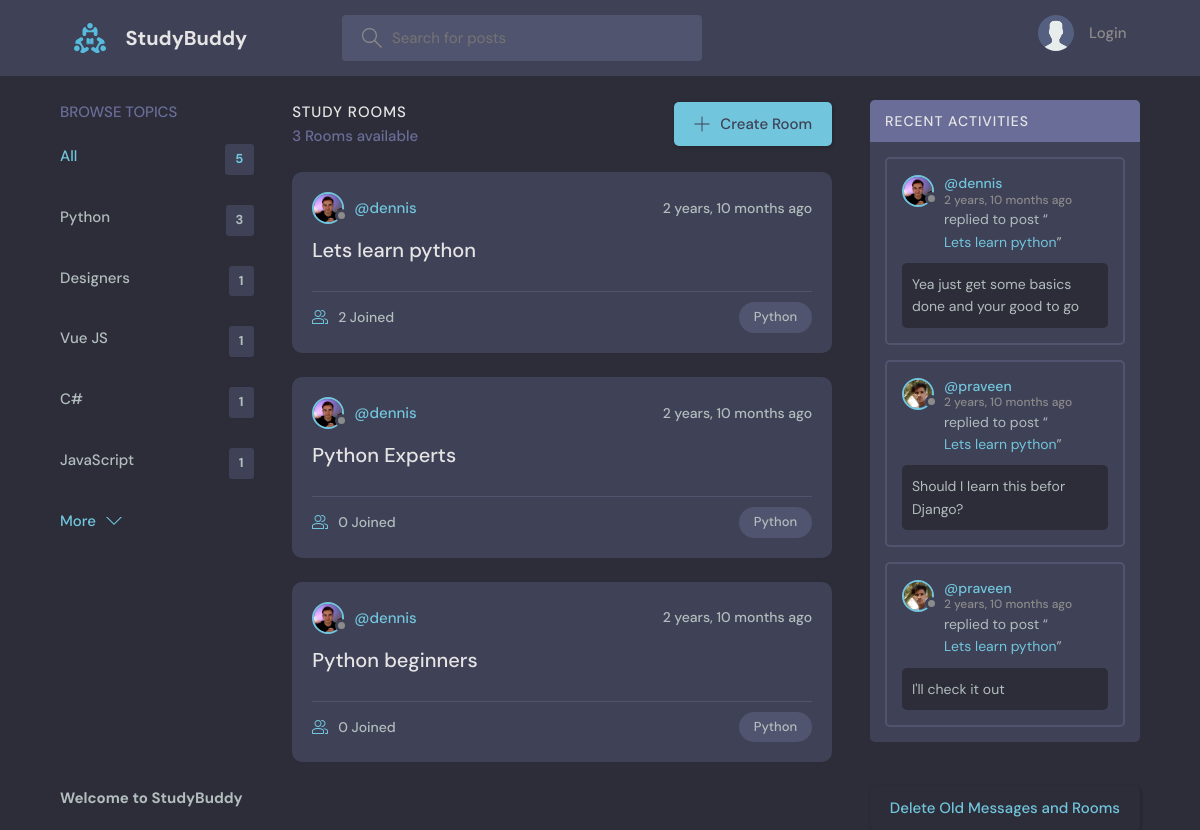
/?q=Python, run on an earlier commit of the app's database.
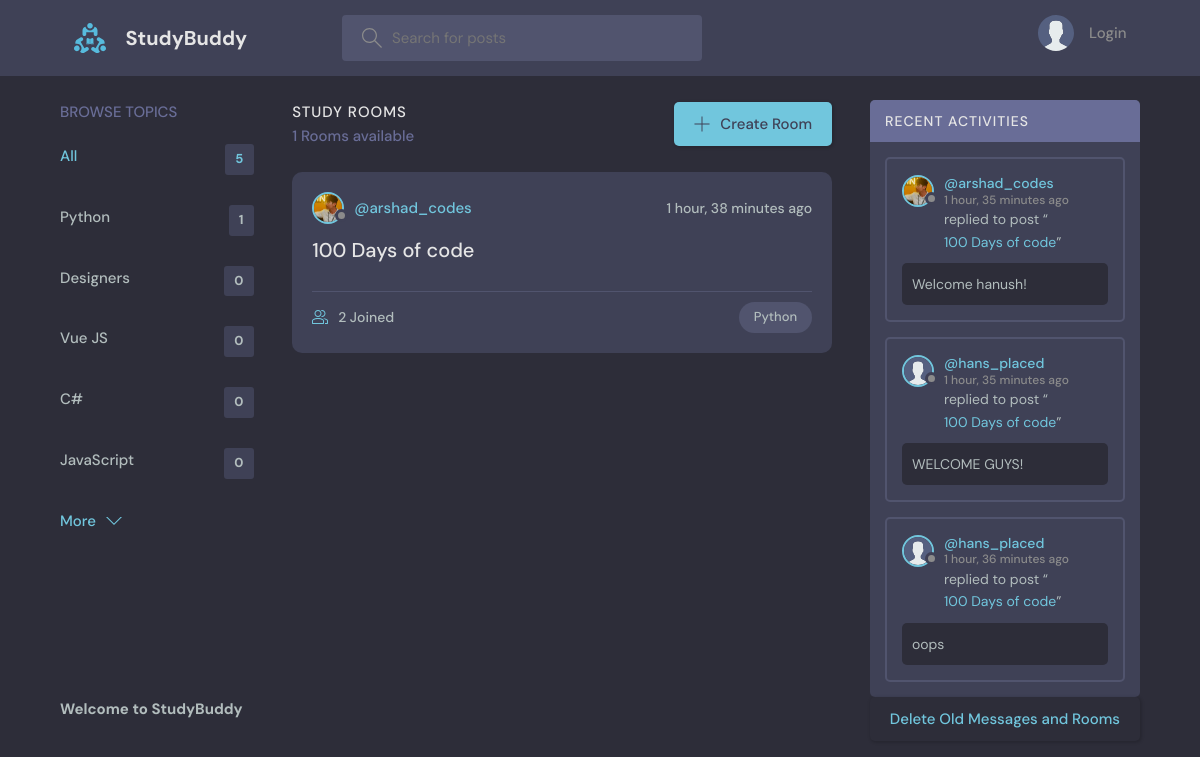
And on a later commit of the database.
### base/models.py (models this page shows, shortened)
class Topic(models.Model):
    name = models.CharField(max_length=200)

class Room(models.Model):
    host = models.ForeignKey(User, on_delete=models.SET_NULL, null=True)
    topic = models.ForeignKey(Topic, on_delete=models.SET_NULL, null=True)
    name = models.CharField(max_length=200)
    description = models.TextField(null=True, blank=True)
    participants = models.ManyToManyField(
        User, related_name='participants', blank=True)
    updated = models.DateTimeField(auto_now=True)
    created = models.DateTimeField(auto_now_add=True)
    class Meta:
        ordering = ['-updated', '-created']
    def __str__(self):
        return self.name

class User(AbstractUser):
    name = models.CharField(max_length=200, null=True)
    email = models.EmailField(unique=True, null=True)
    bio = models.TextField(null=True)
    avatar = models.ImageField(null=True, default="avatar.svg")
    USERNAME_FIELD = 'email'
    REQUIRED_FIELDS = []

class Message(models.Model):
    user = models.ForeignKey(User, on_delete=models.CASCADE)
    room = models.ForeignKey(Room, on_delete=models.CASCADE)
    body = models.TextField()
    updated = models.DateTimeField(auto_now=True)
    created = models.DateTimeField(auto_now_add=True)
    class Meta:
        ordering = ['-updated', '-created']

### base/views.py (the view)
# urls.py: path('', views.home, name="home"),
def home(request):
    q = request.GET.get('q') if request.GET.get('q') != None else ''
    rooms = Room.objects.filter(
        Q(topic__name__icontains=q) |
        Q(name__icontains=q) |
        Q(description__icontains=q)
    )
    topics = Topic.objects.all()[0:5]
    room_count = rooms.count()
    room_messages = Message.objects.filter(
        Q(room__topic__name__icontains=q))[0:3]
    context = {'rooms': rooms, 'topics': topics,
               'room_count': room_count, 'room_messages': room_messages}
    return render(request, 'base/home.html', context)

### base/templates/base/home.html (shortened to what this page needs)
{% extends 'main.html' %}
{% block content %}
<main class="layout layout--3">
  <div class="container">
    {% include 'base/topics_component.html' %}
    <div class="roomList">
      <div class="roomList__header">
        <div>
          <h2>Study Rooms</h2>
          <p>{{room_count}} Rooms available</p>
        </div>
        <a class="btn btn--main" href="{% url 'create-room' %}">
          <svg version="1.1" xmlns="http://www.w3.org/2000/svg" width="32" height="32" viewBox="0 0 32 32">
            <title>add</title>
            <path
              d="M16.943 0.943h-1.885v14.115h-14.115v1.885h14.115v14.115h1.885v-14.115h14.115v-1.885h-14.115v-14.115z">
            </path>
          </svg>
          Create Room
        </a>
      </div>
      {% include 'base/feed_component.html' %}
    </div>
    {% include 'base/activity_component.html' %}
  </div>
  <div class="container">
    <h1>Welcome to StudyBuddy</h1>
    <a href="{% url 'delete-old-data' %}" class="btn btn--danger" onclick="return confirm('Are you sure you want to delete all messages and rooms older than one year?');">
        Delete Old Messages and Rooms
    </a>
</div>
</main>
{% endblock %}

### base/templates/base/topics_component.html
<div class="topics">
    <div class="topics__header">
        <h2>Browse Topics</h2>
    </div>
    <ul class="topics__list">
        <li>
            <a href="{% url 'home' %}" class="active">All <span>{{topics.count}}</span></a>
        </li>
        {% for topic in topics %}
        <li>
            <a href="{% url 'home' %}?q={{topic.name}}">{{topic.name}}<span>{{topic.room_set.all.count}}</span></a>
        </li>
        {% endfor %}
    </ul>
    <a class="btn btn--link" href="{% url 'topics' %}">
        More
        <svg version="1.1" xmlns="http://www.w3.org/2000/svg" width="32" height="32" viewBox="0 0 32 32">
            <title>chevron-down</title>
            <path d="M16 21l-13-13h-3l16 16 16-16h-3l-13 13z"></path>
        </svg>
    </a>
</div>

### base/templates/base/feed_component.html (shortened to what this page needs)
{% for room in rooms %}
<div class="roomListRoom">
    <div class="roomListRoom__header">
        <a href="{% url 'user-profile' room.host.id %}" class="roomListRoom__author">
            <div class="avatar avatar--small">
                <img src="{{room.host.avatar.url}}" />
            </div>
            <span>@{{room.host.username}}</span>
        </a>
        <div class="roomListRoom__actions">
            <span>{{room.created|timesince}} ago</span>
        </div>
    </div>
    <div class="roomListRoom__content">
        <a href="{% url 'room' room.id %}">{{room.name}}</a>
    </div>
    <div class="roomListRoom__meta">
        <a href="{% url 'room' room.id %}" class="roomListRoom__joined">
            {{room.participants.all.count}} Joined
        </a>
        <p class="roomListRoom__topic">{{room.topic.name}}</p>
    </div>
</div>
{% endfor %}

### base/templates/base/activity_component.html (shortened to what this page needs)
<div class="activities">
    <div class="activities__header">
        <h2>Recent Activities</h2>
    </div>
    {% for message in room_messages %}
    <div class="activities__box">
        <div class="activities__boxHeader roomListRoom__header">
            <a href="{% url 'user-profile' message.user.id %}" class="roomListRoom__author">
                <div class="avatar avatar--small">
                    <img src="{{message.user.avatar.url}}" />
                </div>
                <p>
                    @{{message.user.username}}
                    <span>{{message.created|timesince}} ago</span>
                </p>
            </a>
        </div>
        <div class="activities__boxContent">
            <p>replied to post “<a href="{% url 'room' message.room.id %}">{{message.room}}</a>”</p>
            <div class="activities__boxRoomContent">{{message.body}}</div>
        </div>
    </div>
    {% endfor %}
</div>

What changed in the data, as far as the page shows it:
removed Room: host.avatar (picture), host.username "dennis", created "2 years, 10 months", name "Lets learn python", participants.all.count "2", topic.name "Python"
removed Room: host.avatar (picture), host.username "dennis", created "2 years, 10 months", name "Python Experts", participants.all.count "0", topic.name "Python"
removed Room: host.avatar (picture), host.username "dennis", created "2 years, 10 months", name "Python beginners", participants.all.count "0", topic.name "Python"
removed Message: user.avatar (picture), user.username "dennis", created "2 years, 10 months", room "Lets learn python", body "Yea just get some basics done and your good to go"
removed Message: user.avatar (picture), user.username "praveen", created "2 years, 10 months", room "Lets learn python", body "Should I learn this befor Django?"
removed Message: user.avatar (picture), user.username "praveen", created "2 years, 10 months", room "Lets learn python", body "I'll check it out"
computed for Topic "Python": room_set.all.count "3" → "1"
computed for Topic "Designers": room_set.all.count "1" → "0"
computed for Topic "Vue JS": room_set.all.count "1" → "0"
computed for Topic (number 4 of 5 on the later page): room_set.all.count "1" → "0"
computed for Topic "JavaScript": room_set.all.count "1" → "0"
added Room: host.avatar (picture), host.username "arshad_codes", created "1 hour, 38 minutes", name "100 Days of code", participants.all.count "2", topic.name "Python"
added Message: user.avatar (picture), user.username "arshad_codes", created "1 hour, 35 minutes", room "100 Days of code", body "Welcome hanush!"
added Message: user.avatar (placeholder picture), user.username "hans_placed", created "1 hour, 35 minutes", room "100 Days of code", body "WELCOME GUYS!"
added Message: user.avatar (placeholder picture), user.username "hans_placed", created "1 hour, 36 minutes", room "100 Days of code", body "oops"
Also different on the page:
{{ room_count }}: "3" → "1"
